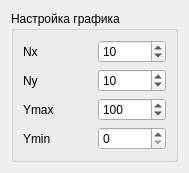
<?xml version="1.0" encoding="UTF-8"?>
<ui version="4.0">
 <class>CfgPlot</class>
 <widget class="QWidget" name="CfgPlot">
  <property name="geometry">
   <rect>
    <x>0</x>
    <y>0</y>
    <width>189</width>
    <height>149</height>
   </rect>
  </property>
  <property name="windowTitle">
   <string>Form</string>
  </property>
  <layout class="QHBoxLayout" name="horizontalLayout_3">
   <item>
    <widget class="QGroupBox" name="groupBox">
     <property name="title">
      <string>Настройка графика</string>
     </property>
     <layout class="QHBoxLayout" name="horizontalLayout_2">
      <item>
       <layout class="QHBoxLayout" name="horizontalLayout">
        <item>
         <layout class="QGridLayout" name="gridLayout">
          <item row="2" column="0">
           <widget class="QLabel" name="label_3">
            <property name="text">
             <string>Ymax</string>
            </property>
           </widget>
          </item>
          <item row="2" column="1">
           <widget class="QSpinBox" name="spinBox_Ymax">
            <property name="maximum">
             <number>1000</number>
            </property>
            <property name="value">
             <number>100</number>
            </property>
           </widget>
          </item>
          <item row="0" column="1">
           <widget class="QSpinBox" name="spinBox_Nx">
            <property name="maximum">
             <number>20</number>
            </property>
            <property name="value">
             <number>10</number>
            </property>
           </widget>
          </item>
          <item row="1" column="0">
           <widget class="QLabel" name="label_2">
            <property name="text">
             <string>Ny</string>
            </property>
           </widget>
          </item>
          <item row="1" column="1">
           <widget class="QSpinBox" name="spinBox_Ny">
            <property name="maximum">
             <number>20</number>
            </property>
            <property name="value">
             <number>10</number>
            </property>
           </widget>
          </item>
          <item row="0" column="0">
           <widget class="QLabel" name="label">
            <property name="text">
             <string>Nx</string>
            </property>
           </widget>
          </item>
          <item row="3" column="0">
           <widget class="QLabel" name="label_4">
            <property name="text">
             <string>Ymin</string>
            </property>
           </widget>
          </item>
          <item row="3" column="1">
           <widget class="QSpinBox" name="spinBox_Ymin">
            <property name="maximum">
             <number>1000</number>
            </property>
           </widget>
          </item>
         </layout>
        </item>
       </layout>
      </item>
     </layout>
    </widget>
   </item>
  </layout>
 </widget>
 <resources/>
 <connections/>
</ui>
